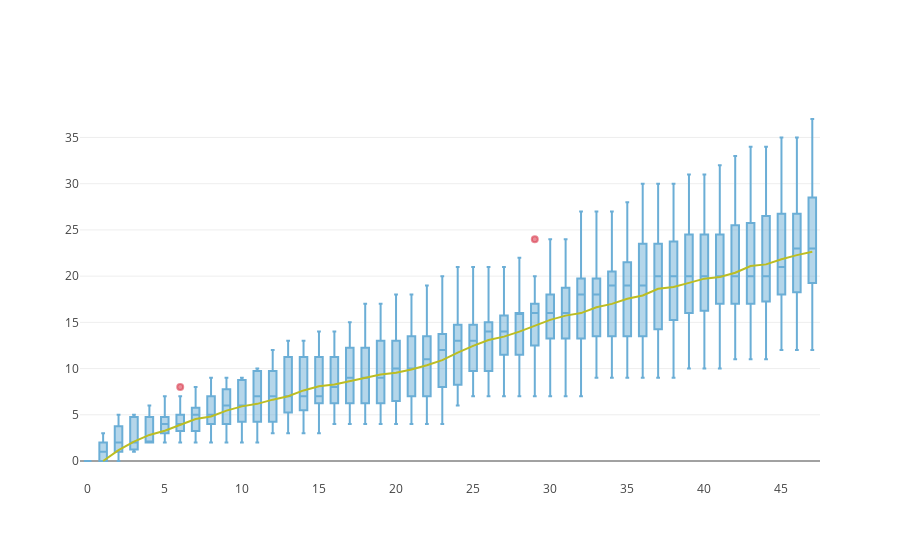
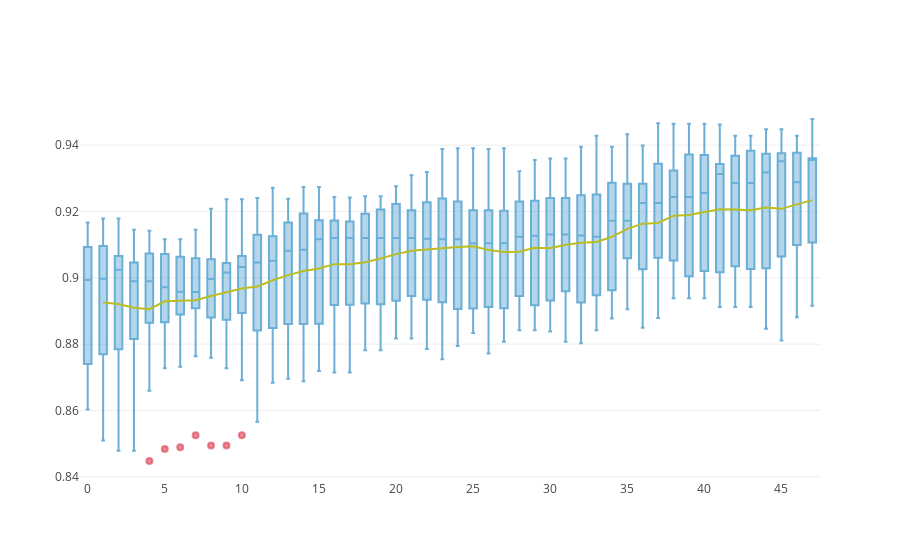
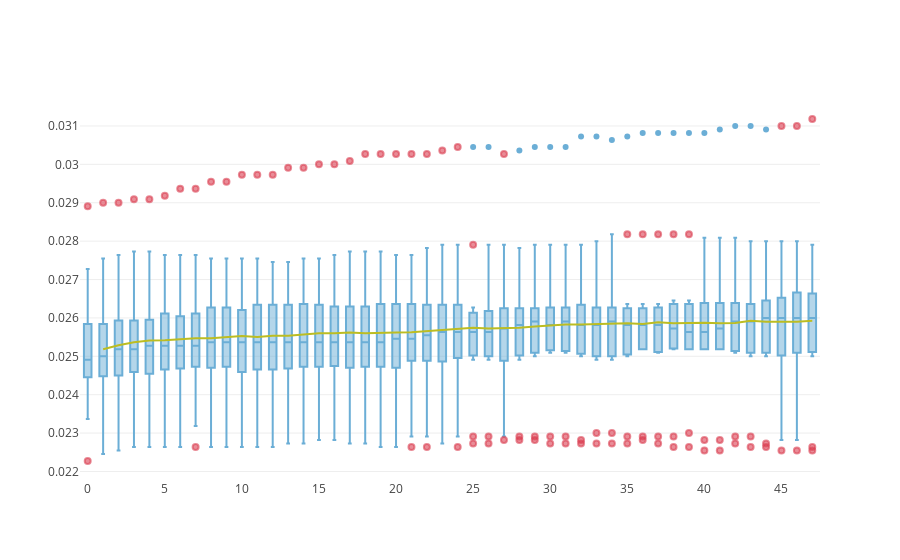
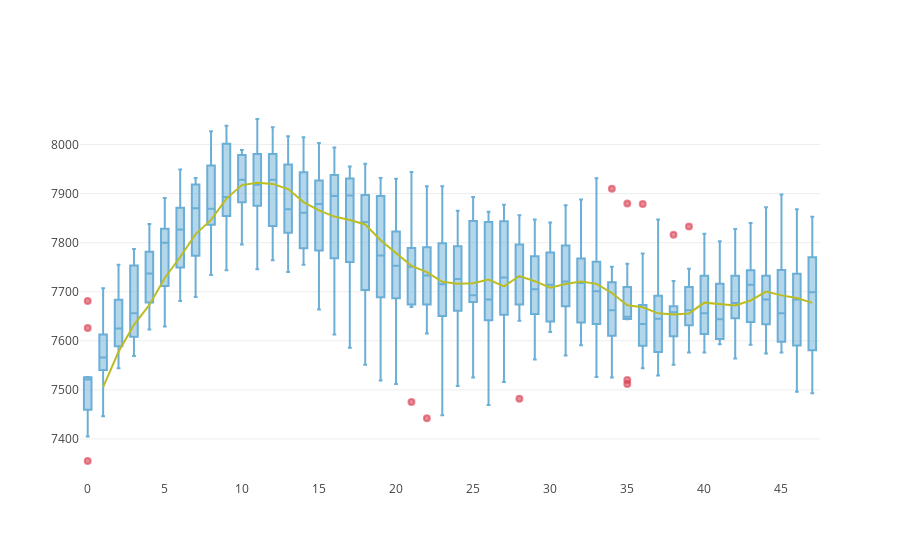

Notebook code for these charts, in order:
### Code cell
drawList = ['Inc_c_Tot', 'Prv_Test','Prv_HIV','n_Relations','Inc_c_HF','Inc_c_HM','Prv_ART']
for d in drawList:
    drawThePlots(tMax.value, drawThis=d)
